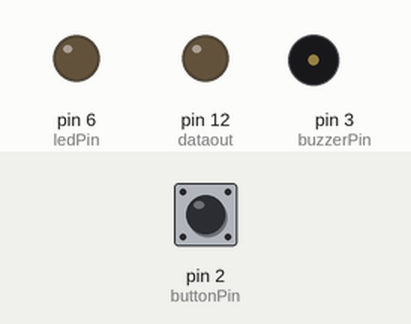
This sketch was run on a simulated Arduino Uno, built with avr-gcc and run on an emulated ATmega328P. Shown: output pins drawn as LEDs (lit = HIGH), buzzer (waves = sounding). Inputs (shaded band) come from the test bench; at power-on: pin 2 (buttonPin) LOW. No radio packets arrive unless stated.

Above: at 1.2 s.
1.3 s: pin 2 (buttonPin) pulled HIGH for 0.15 s
At 2.0 s:
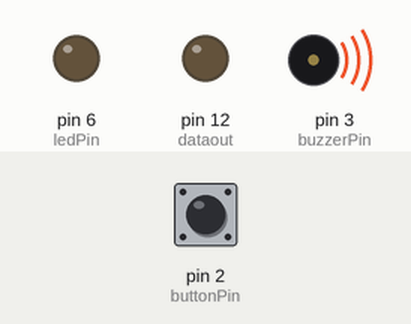
At 7.0 s:
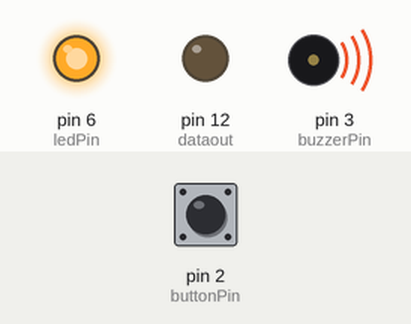
Timing chart, 0 to 12.9 s (numbered marks = the images above; inputs shaded):
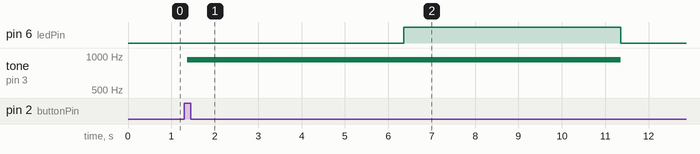

The sketch:

RF_Transmitter.ino
```cpp
#include <RH_ASK.h>
#include <SPI.h>
#include <SoftwareSerial.h>

#define dataout 12
#define datain 11
RH_ASK rf_driver;
int State1;

int buttonPin = 2;
int buzzerPin = 3;
int ledPin = 6;
const int toneFreq = 923;

void setup()
{
    rf_driver.init();
    pinMode(dataout,OUTPUT);
     pinMode(buttonPin, INPUT);
      pinMode(buzzerPin, OUTPUT);
        pinMode(ledPin, OUTPUT);
    Serial.begin(9600);
    //delay(2000);

}

void loop()
{
    int buttonState = digitalRead(buttonPin);
    if (buttonState==HIGH)
    {
      // digitalWrite(dataout, HIGH);
        const char *msg = "EMERGENCY!";
        rf_driver.send((uint8_t *)msg, strlen(msg));
        rf_driver.waitPacketSent();
        //delay(1000);
        tone(buzzerPin, toneFreq);
        delay(5000);
        digitalWrite(ledPin, HIGH);
        tone(buzzerPin, toneFreq);
        delay(5000);

        digitalWrite(ledPin, LOW);
         noTone(buzzerPin);
    }
     else
        {
        /*  digitalWrite(ledPin, LOW);
         noTone(buzzerPin);  */
        }
}
```

Measured:
- after the input at 1.3 s, pin 6 (ledPin): LOW → HIGH after 5.1 s, → LOW 5.0 s later; tone on pin 3 (buzzerPin): silent → 923 Hz after 0.06 s, → silent 10.0 s later
